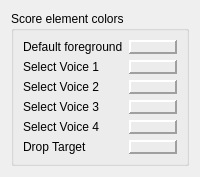
     <widget class="QWidget" name="tab3">
      <property name="accessibleName">
       <string/>
      </property>
      <attribute name="title">
       <string>Colors</string>
      </attribute>
      <layout class="QVBoxLayout" name="verticalLayout_5">
       <item>
        <widget class="QGroupBox" name="groupBox_16">
         <property name="title">
          <string>Score element colors</string>
         </property>
         <property name="flat">
          <bool>true</bool>
         </property>
         <layout class="QFormLayout" name="formLayout">
          <item row="0" column="0">
           <widget class="QLabel" name="label_9">
            <property name="text">
             <string>Default foreground</string>
            </property>
           </widget>
          </item>
          <item row="0" column="1">
           <widget class="Awl::ColorLabel" name="selectColorDefault">
            <property name="frameShape">
             <enum>QFrame::Panel</enum>
            </property>
            <property name="frameShadow">
             <enum>QFrame::Raised</enum>
            </property>
            <property name="lineWidth">
             <number>2</number>
            </property>
           </widget>
          </item>
          <item row="1" column="0">
           <widget class="QLabel" name="label">
            <property name="text">
             <string>Select Voice 1</string>
            </property>
            <property name="textFormat">
             <enum>Qt::PlainText</enum>
            </property>
           </widget>
          </item>
          <item row="1" column="1">
           <widget class="Awl::ColorLabel" name="selectColorLabel1">
            <property name="frameShape">
             <enum>QFrame::Panel</enum>
            </property>
            <property name="frameShadow">
             <enum>QFrame::Raised</enum>
            </property>
            <property name="lineWidth">
             <number>2</number>
            </property>
           </widget>
          </item>
          <item row="2" column="0">
           <widget class="QLabel" name="label_2">
            <property name="text">
             <string>Select Voice 2</string>
            </property>
            <property name="textFormat">
             <enum>Qt::PlainText</enum>
            </property>
           </widget>
          </item>
          <item row="2" column="1">
           <widget class="Awl::ColorLabel" name="selectColorLabel2">
            <property name="frameShape">
             <enum>QFrame::Panel</enum>
            </property>
            <property name="frameShadow">
             <enum>QFrame::Raised</enum>
            </property>
            <property name="lineWidth">
             <number>2</number>
            </property>
           </widget>
          </item>
          <item row="3" column="0">
           <widget class="QLabel" name="label_4">
            <property name="text">
             <string>Select Voice 3</string>
            </property>
            <property name="textFormat">
             <enum>Qt::PlainText</enum>
            </property>
           </widget>
          </item>
          <item row="3" column="1">
           <widget class="Awl::ColorLabel" name="selectColorLabel3">
            <property name="frameShape">
             <enum>QFrame::Panel</enum>
            </property>
            <property name="frameShadow">
             <enum>QFrame::Raised</enum>
            </property>
            <property name="lineWidth">
             <number>2</number>
            </property>
           </widget>
          </item>
          <item row="4" column="0">
           <widget class="QLabel" name="label_5">
            <property name="text">
             <string>Select Voice 4</string>
            </property>
            <property name="textFormat">
             <enum>Qt::PlainText</enum>
            </property>
           </widget>
          </item>
          <item row="4" column="1">
           <widget class="Awl::ColorLabel" name="selectColorLabel4">
            <property name="frameShape">
             <enum>QFrame::Panel</enum>
            </property>
            <property name="frameShadow">
             <enum>QFrame::Raised</enum>
            </property>
            <property name="lineWidth">
             <number>2</number>
            </property>
           </widget>
          </item>
          <item row="5" column="0">
           <widget class="QLabel" name="label_34">
            <property name="text">
             <string>Drop Target</string>
            </property>
           </widget>
          </item>
          <item row="5" column="1">
           <widget class="Awl::ColorLabel" name="selectColorDrop">
            <property name="frameShape">
             <enum>QFrame::Panel</enum>
            </property>
            <property name="frameShadow">
             <enum>QFrame::Raised</enum>
            </property>
            <property name="lineWidth">
             <number>2</number>
            </property>
           </widget>
          </item>
         </layout>
        </widget>
       </item>
      </layout>
     </widget>
